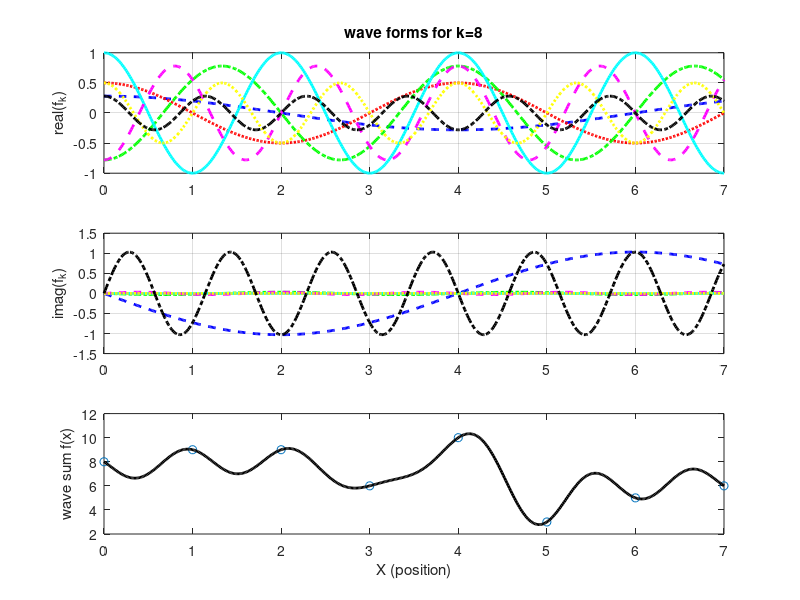

This figure's MATLAB source:
%%% Example problem from Stull 88 (Ex. 8.4.2) %%%
%%% example wavelet (Haar) transform          %%%
close all;clear all;clc
ScreenSize=get(0,'Screensize'); %check the size of the screen we are plotting on
width=floor(ScreenSize(3)*4/5);height=floor(ScreenSize(4)*4/5); %dimensions of figure plot
%%% the data points %%%%%%
q=[8 9 9 6 10 3 5 6]; %space/time series data goes here
%%%%%%%%%%%%%%%%%%%%%%%%%%
lnsp={'-k';'--b';':r';'-.g';'-c';'--m';':y';'-.k';'-b';'--r'}; %for plotting needs to be length(q)
N=length(q); %how many points
X=[0:500]*(N-1)/500; %array for plotting

%%% calculate the Fourier coefficients
%%% (note matlab doesn't normalize forward)

fk=fft(q)/N;

cosine=@(x,ak,n,N)ak*cos(2*pi*n*x/N);
sine=@(x,bk,n,N)bk*sin(2*pi*n*x/N);

wavesum=zeros(size(X));
figure(1);set(gcf,'Position',[floor(ScreenSize(3)*0.1) floor(ScreenSize(4)*0.55) width height])

figure(1);subplot(311);grid on;box on %real (cosine) part
title(['wave forms for k=']);ylabel('real(f_k)');
figure(1);subplot(312);grid on;box on %imaginary (sine) part
ylabel('imag(f_k)');
figure(1);subplot(313);hold off;grid on;box on
plot([0:N-1],q,'o','LineWidth',2,'MarkerSize',8);
xlabel('X (position)');ylabel('wave sum f(x)');

for n=2:length(q)
    figure(1);subplot(311);grid on;box on %real (cosine) part
    hold on;plot(X,cosine(X,real(fk(n)),n-1,N),lnsp{n},'LineWidth',2)
    title(['wave forms for k=',int2str(n)]);ylabel('real(f_k)');
     figure(1);subplot(312);grid on;box on %imaginary (sine) part
     hold on;plot(X,sine(X,imag(fk(n)),n-1,N),lnsp{n},'LineWidth',2)
     ylabel('imag(f_k)');
     wavesum=wavesum+cosine(X,real(fk(n)),n-1,N)-sine(X,imag(fk(n)),n-1,N);
     figure(1);subplot(313);hold off;grid on;box on
     plot([0:N-1],q,'o',X,wavesum+fk(1),'-k','LineWidth',2,'MarkerSize',8);
     xlabel('X (position)');ylabel('wave sum f(x)');
end